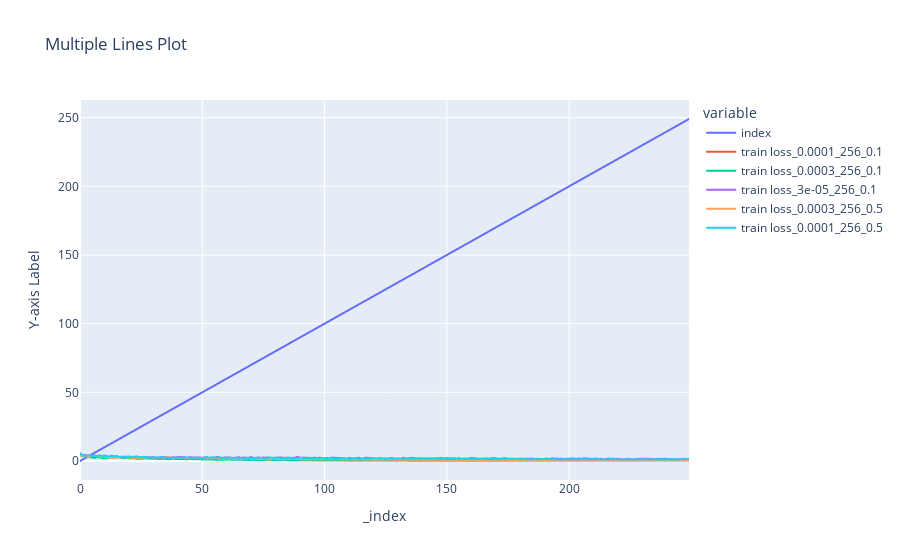

The cell this chart's notebook holds for it:
### Code cell
graph_col("train loss")

### Figure 1 — Plotly figure (JSON) as saved in the notebook; plotly's stock layout.template omitted (floating-point values rounded to 4 significant figures; data arrays with more than 128 entries replaced by an {"elided": "..."} marker saying what was removed)
{"data": [{"hovertemplate": "variable=index<br>_index=%{x}<br>Y-axis Label=%{y}<extra></extra>", "legendgroup": "index", "line": {"color": "#636efa", "dash": "solid"}, "marker": {"symbol": "circle"}, "mode": "lines", "name": "index", "showlegend": true, "type": "scattergl", "x": {"elided": "250 int values"}, "xaxis": "x", "y": {"elided": "250 int values"}, "yaxis": "y"}, {"hovertemplate": "variable=train loss_0.0001_256_0.1<br>_index=%{x}<br>Y-axis Label=%{y}<extra></extra>", "legendgroup": "train loss_0.0001_256_0.1", "line": {"color": "#EF553B", "dash": "solid"}, "marker": {"symbol": "circle"}, "mode": "lines", "name": "train loss_0.0001_256_0.1", "showlegend": true, "type": "scattergl", "x": {"elided": "250 int values"}, "xaxis": "x", "y": {"elided": "250 float values"}, "yaxis": "y"}, {"hovertemplate": "variable=train loss_0.0003_256_0.1<br>_index=%{x}<br>Y-axis Label=%{y}<extra></extra>", "legendgroup": "train loss_0.0003_256_0.1", "line": {"color": "#00cc96", "dash": "solid"}, "marker": {"symbol": "circle"}, "mode": "lines", "name": "train loss_0.0003_256_0.1", "showlegend": true, "type": "scattergl", "x": {"elided": "250 int values"}, "xaxis": "x", "y": {"elided": "250 float values"}, "yaxis": "y"}, {"hovertemplate": "variable=train loss_3e-05_256_0.1<br>_index=%{x}<br>Y-axis Label=%{y}<extra></extra>", "legendgroup": "train loss_3e-05_256_0.1", "line": {"color": "#ab63fa", "dash": "solid"}, "marker": {"symbol": "circle"}, "mode": "lines", "name": "train loss_3e-05_256_0.1", "showlegend": true, "type": "scattergl", "x": {"elided": "250 int values"}, "xaxis": "x", "y": {"elided": "250 float values"}, "yaxis": "y"}, {"hovertemplate": "variable=train loss_0.0003_256_0.5<br>_index=%{x}<br>Y-axis Label=%{y}<extra></extra>", "legendgroup": "train loss_0.0003_256_0.5", "line": {"color": "#FFA15A", "dash": "solid"}, "marker": {"symbol": "circle"}, "mode": "lines", "name": "train loss_0.0003_256_0.5", "showlegend": true, "type": "scattergl", "x": {"elided": "250 int values"}, "xaxis": "x", "y": {"elided": "250 float values"}, "yaxis": "y"}, {"hovertemplate": "variable=train loss_0.0001_256_0.5<br>_index=%{x}<br>Y-axis Label=%{y}<extra></extra>", "legendgroup": "train loss_0.0001_256_0.5", "line": {"color": "#19d3f3", "dash": "solid"}, "marker": {"symbol": "circle"}, "mode": "lines", "name": "train loss_0.0001_256_0.5", "showlegend": true, "type": "scattergl", "x": {"elided": "250 int values"}, "xaxis": "x", "y": {"elided": "250 float values"}, "yaxis": "y"}], "layout": {"legend": {"title": {"text": "variable"}, "tracegroupgap": 0}, "title": {"text": "Multiple Lines Plot"}, "xaxis": {"anchor": "y", "domain": [0, 1], "title": {"text": "_index"}}, "yaxis": {"anchor": "x", "domain": [0, 1], "title": {"text": "Y-axis Label"}}}}
